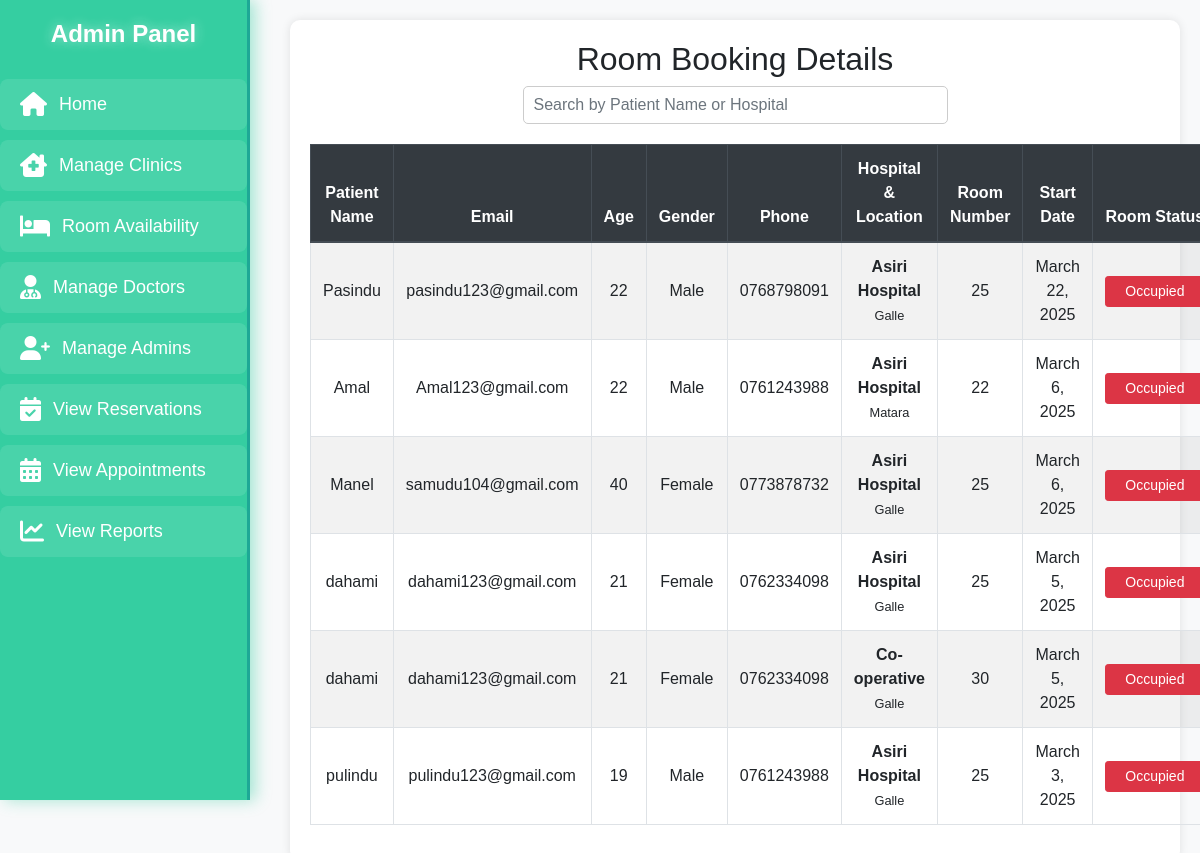
The app's page /ipdAdmin/ViewReservations.php with its own data.
### tables this page shows
CREATE TABLE IF NOT EXISTS `patient` (
  `PID` int NOT NULL AUTO_INCREMENT,
  `Name` varchar(100) NOT NULL,
  `Email` varchar(100) NOT NULL,
  `Age` tinyint NOT NULL,
  `Gender` varchar(10) NOT NULL,
  `TeleNo` varchar(10) NOT NULL,
  PRIMARY KEY (`PID`)
);

CREATE TABLE IF NOT EXISTS `hospital` (
  `HospitalID` int NOT NULL AUTO_INCREMENT,
  `Name` varchar(100) NOT NULL,
  `Location` varchar(500) NOT NULL,
  PRIMARY KEY (`HospitalID`)
);

CREATE TABLE IF NOT EXISTS `room` (
  `RoomID` int NOT NULL AUTO_INCREMENT,
  `Availability` varchar(20) NOT NULL,
  `RoomNumber` int NOT NULL,
  `HospitalID` int NOT NULL,
  PRIMARY KEY (`RoomID`),
  KEY `HospitalID` (`HospitalID`)
);

### ipdAdmin/ViewReservations.php (the view, shortened to what this page needs)
<?php
$con = new mysqli("localhost", "root", "", "ipdhealthhub");
$query = "
    SELECT
        p.PID, p.Name AS PatientName, p.Email, p.Age, p.Gender, p.TeleNo,
        r.RoomNumber, h.Name AS HospitalName,h.Location AS HospitalLocation,  pr.StartDate,  r.Availability
    FROM `patient-room` pr
    JOIN patient p ON pr.PID = p.PID
    JOIN room r ON pr.RoomID = r.RoomID
    JOIN hospital h ON r.HospitalID = h.HospitalID
    ORDER BY pr.StartDate DESC";
$result = $con->query($query);
?>
<!DOCTYPE html>
<html lang="en">
<head>
    <link rel="stylesheet" href="https://maxcdn.bootstrapcdn.com/bootstrap/4.5.2/css/bootstrap.min.css">
    <link rel="stylesheet" href="https://cdnjs.cloudflare.com/ajax/libs/font-awesome/5.15.1/css/all.min.css">
    <link rel="stylesheet" href="https://cdnjs.cloudflare.com/ajax/libs/font-awesome/6.0.0/css/all.min.css">
</head>
<body>
    <div class="sidebar">
        <ul>
            <li><a href="Adminpanel.php"><i class="fas fa-home"></i>Home</a></li>
            <li><a href="manageAppointments.php"><i class="fas fa-clinic-medical"></i>Manage Clinics</a></li>
            <li><a href="ManageRooms.php"><i class="fas fa-bed"></i>Room Availability</a></li>
            <li><a href="doctors.php"><i class="fas fa-user-md"></i>Manage Doctors</a></li>
            <li><a href="Addadmin.php"><i class="fas fa-user-plus"></i>Manage Admins</a></li>
            <li><a href="#"><i class="fas fa-calendar-check"></i>View Reservations</a></li>
            <li><a href="ViewAppointments.php"><i class="fas fa-calendar-alt"></i>View Appointments</a></li>
            <li><a href="ViewReports.php"><i class="fas fa-chart-line"></i>View Reports</a></li>
        </ul>
    </div>
    <div class="main-content">
        <div class="container">
            <h2 class="text-center">Room Booking Details</h2>
            <div class="search-container">
                <input type="text" id="searchInput" class="form-control" placeholder="Search by Patient Name or Hospital">
            </div>
            <table class="table table-bordered table-striped">
                <thead class="thead-dark">
                    <tr>
                        <th>Patient Name</th>
                        <th>Email</th>
                        <th>Age</th>
                        <th>Gender</th>
                        <th>Phone</th>
                        <th>Hospital & Location</th>
                        <th>Room Number</th>
                        <th>Start Date</th>
                        <th>Room Status</th>
                    </tr>
                </thead>
                <tbody id="bookingTable">
                    <?php if ($result->num_rows > 0): ?>
                        <?php while ($row = $result->fetch_assoc()): ?>
                            <tr>
                                <td><?= $row['PatientName']; ?></td>
                                <td><?= $row['Email']; ?></td>
                                <td><?= $row['Age']; ?></td>
                                <td><?= $row['Gender']; ?></td>
                                <td><?= $row['TeleNo']; ?></td>
                                <td>
                                    <strong><?= $row['HospitalName']; ?></strong><br>
                                    <small><?= $row['HospitalLocation']; ?></small>
                                </td>
                                <td><?= $row['RoomNumber']; ?></td>
                                <td><?= date("F j, Y", strtotime($row['StartDate'])); ?></td>
                                <td>
                                    <button class="btn btn-sm btn-status <?= ($row['Availability'] == 'Occupied') ? 'btn-danger' : 'btn-success'; ?>">
                                        <?= ($row['Availability'] == 'Occupied') ? 'Occupied' : 'Available'; ?>
                                    </button>
                                </td>
                            </tr>
                        <?php endwhile; ?>
                    <?php else: ?>
                        <tr>
                            <td colspan="10" class="text-center">No reservations found.</td>
                        </tr>
                    <?php endif; ?>
                </tbody>
            </table>
        </div>
    </div>
</body>
</html>

### ipdAdmin/ViewReservations.php (style rules this page uses)
body { background-color: #f8f9fa; font-family: Arial, sans-serif; display: flex; }
.sidebar { width: 80px; height: 100vh; background: rgba(32, 201, 151, 0.9); color: white; position: fixed; left: 0; top: 0; box-shadow: 5px 0 15px rgba(32, 201, 151, 0.4); padding-top: 20px; text-align: center; border-right: 3px solid #1ea896; backdrop-filter: blur(10px); overflow: hidden; transition: all 0.3s ease-in-out; }
.sidebar ul { list-style: none; padding: 0; margin: 0; }
.sidebar ul li { margin: 10px 0; }
.sidebar ul li a { color: white; text-decoration: none; font-size: 0; display: flex; align-items: center; justify-content: center; padding: 12px 20px; border-radius: 8px; transition: all 0.3s ease-in-out; background: rgba(255, 255, 255, 0.1); position: relative; }
.sidebar ul li a i { font-size: 24px; margin-right: 0; transition: margin 0.3s ease-in-out; }
.main-content { margin-left: 270px; width: calc(100% - 270px); padding: 20px; }
.container { background-color: #ffffff; padding: 20px; border-radius: 10px; box-shadow: 0 0 10px rgba(0, 0, 0, 0.1); }
.table th, .table td { text-align: center; vertical-align: middle; }
.btn-status { cursor: pointer; width: 100px; }
.search-container { display: flex; justify-content: center; margin-bottom: 20px; }
.search-container input { width: 50%; border-radius: 5px; padding: 10px; border: 1px solid #ccc; }

### records on screen
patient: Name "Pasindu", Email "pasindu123@gmail.com", Age "22", Gender "Male", TeleNo "0768798091", hospital.Name "Asiri Hospital", hospital.Location "Galle", room.RoomNumber "25", patient-room.StartDate "March 22, 2025"
patient: Name "Amal", Email "Amal123@gmail.com", Age "22", Gender "Male", TeleNo "0761243988", hospital.Name "Asiri Hospital", hospital.Location "Matara", room.RoomNumber "22", patient-room.StartDate "March 6, 2025"
patient: Name "Manel", Email "samudu104@gmail.com", Age "40", Gender "Female", TeleNo "0773878732", hospital.Name "Asiri Hospital", hospital.Location "Galle", room.RoomNumber "25", patient-room.StartDate "March 6, 2025"
patient: Name "dahami", Email "dahami123@gmail.com", Age "21", Gender "Female", TeleNo "0762334098", hospital.Name "Asiri Hospital", hospital.Location "Galle", room.RoomNumber "25", patient-room.StartDate "March 5, 2025"
patient: Name "dahami", Email "dahami123@gmail.com", Age "21", Gender "Female", TeleNo "0762334098", hospital.Name "Co-operative", hospital.Location "Galle", room.RoomNumber "30", patient-room.StartDate "March 5, 2025"
patient: Name "pulindu", Email "pulindu123@gmail.com", Age "19", Gender "Male", TeleNo "0761243988", hospital.Name "Asiri Hospital", hospital.Location "Galle", room.RoomNumber "25", patient-room.StartDate "March 3, 2025"
